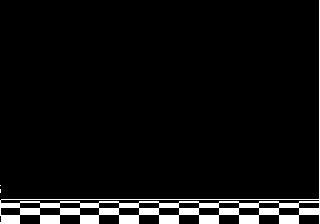

A 2D game scene composited from a Tiled map and its tileset images. What follows is a short description and the map's XML, with every tile layer's data as written:
An orthogonal 20x14 tile map with 16x16 px tiles, 1 tile layer (ShoeBox Tile Grab).

<map version="1.0" orientation="orthogonal" width="20" height="14" tilewidth="16" tileheight="16">
<tileset firstgid="1" name="introMap_bank.png" tilewidth="16" tileheight="16">
	<image source="introMap_bank.png" width="176" height="48" />
</tileset>
	<layer name="ShoeBox Tile Grab" width="20" height="14">
		<data>
			<tile gid="1" />
			<tile gid="1" />
			<tile gid="1" />
			<tile gid="1" />
			<tile gid="1" />
			<tile gid="1" />
			<tile gid="1" />
			<tile gid="1" />
			<tile gid="1" />
			<tile gid="1" />
			<tile gid="1" />
			<tile gid="1" />
			<tile gid="1" />
			<tile gid="1" />
			<tile gid="1" />
			<tile gid="1" />
			<tile gid="1" />
			<tile gid="1" />
			<tile gid="1" />
			<tile gid="2" />
			<tile gid="1" />
			<tile gid="1" />
			<tile gid="1" />
			<tile gid="1" />
			<tile gid="1" />
			<tile gid="1" />
			<tile gid="1" />
			<tile gid="1" />
			<tile gid="1" />
			<tile gid="1" />
			<tile gid="1" />
			<tile gid="1" />
			<tile gid="1" />
			<tile gid="1" />
			<tile gid="1" />
			<tile gid="1" />
			<tile gid="1" />
			<tile gid="1" />
			<tile gid="1" />
			<tile gid="2" />
			<tile gid="1" />
			<tile gid="1" />
			<tile gid="1" />
			<tile gid="1" />
			<tile gid="1" />
			<tile gid="1" />
			<tile gid="1" />
			<tile gid="1" />
			<tile gid="1" />
			<tile gid="1" />
			<tile gid="1" />
			<tile gid="1" />
			<tile gid="1" />
			<tile gid="1" />
			<tile gid="1" />
			<tile gid="1" />
			<tile gid="1" />
			<tile gid="1" />
			<tile gid="1" />
			<tile gid="2" />
			<tile gid="1" />
			<tile gid="1" />
			<tile gid="1" />
			<tile gid="1" />
			<tile gid="1" />
			<tile gid="1" />
			<tile gid="1" />
			<tile gid="1" />
			<tile gid="1" />
			<tile gid="1" />
			<tile gid="1" />
			<tile gid="1" />
			<tile gid="1" />
			<tile gid="1" />
			<tile gid="1" />
			<tile gid="1" />
			<tile gid="1" />
			<tile gid="1" />
			<tile gid="1" />
			<tile gid="2" />
			<tile gid="1" />
			<tile gid="1" />
			<tile gid="1" />
			<tile gid="1" />
			<tile gid="1" />
			<tile gid="1" />
			<tile gid="1" />
			<tile gid="1" />
			<tile gid="1" />
			<tile gid="1" />
			<tile gid="1" />
			<tile gid="1" />
			<tile gid="1" />
			<tile gid="1" />
			<tile gid="1" />
			<tile gid="1" />
			<tile gid="1" />
			<tile gid="1" />
			<tile gid="1" />
			<tile gid="2" />
			<tile gid="1" />
			<tile gid="1" />
			<tile gid="1" />
			<tile gid="1" />
			<tile gid="1" />
			<tile gid="1" />
			<tile gid="1" />
			<tile gid="1" />
			<tile gid="1" />
			<tile gid="1" />
			<tile gid="1" />
			<tile gid="1" />
			<tile gid="1" />
			<tile gid="1" />
			<tile gid="1" />
			<tile gid="1" />
			<tile gid="1" />
			<tile gid="1" />
			<tile gid="1" />
			<tile gid="2" />
			<tile gid="1" />
			<tile gid="1" />
			<tile gid="1" />
			<tile gid="1" />
			<tile gid="1" />
			<tile gid="1" />
			<tile gid="1" />
			<tile gid="1" />
			<tile gid="1" />
			<tile gid="1" />
			<tile gid="1" />
			<tile gid="1" />
			<tile gid="1" />
			<tile gid="1" />
			<tile gid="1" />
			<tile gid="1" />
			<tile gid="1" />
			<tile gid="1" />
			<tile gid="1" />
			<tile gid="2" />
			<tile gid="1" />
			<tile gid="1" />
			<tile gid="1" />
			<tile gid="1" />
			<tile gid="1" />
			<tile gid="1" />
			<tile gid="1" />
			<tile gid="1" />
			<tile gid="1" />
			<tile gid="1" />
			<tile gid="1" />
			<tile gid="1" />
			<tile gid="1" />
			<tile gid="1" />
			<tile gid="1" />
			<tile gid="1" />
			<tile gid="1" />
			<tile gid="1" />
			<tile gid="1" />
			<tile gid="2" />
			<tile gid="1" />
			<tile gid="1" />
			<tile gid="1" />
			<tile gid="1" />
			<tile gid="1" />
			<tile gid="1" />
			<tile gid="1" />
			<tile gid="1" />
			<tile gid="1" />
			<tile gid="1" />
			<tile gid="1" />
			<tile gid="1" />
			<tile gid="1" />
			<tile gid="1" />
			<tile gid="1" />
			<tile gid="1" />
			<tile gid="1" />
			<tile gid="1" />
			<tile gid="1" />
			<tile gid="2" />
			<tile gid="1" />
			<tile gid="1" />
			<tile gid="1" />
			<tile gid="1" />
			<tile gid="1" />
			<tile gid="1" />
			<tile gid="1" />
			<tile gid="1" />
			<tile gid="1" />
			<tile gid="1" />
			<tile gid="1" />
			<tile gid="1" />
			<tile gid="1" />
			<tile gid="1" />
			<tile gid="1" />
			<tile gid="1" />
			<tile gid="1" />
			<tile gid="1" />
			<tile gid="1" />
			<tile gid="2" />
			<tile gid="1" />
			<tile gid="1" />
			<tile gid="1" />
			<tile gid="1" />
			<tile gid="1" />
			<tile gid="1" />
			<tile gid="1" />
			<tile gid="1" />
			<tile gid="1" />
			<tile gid="1" />
			<tile gid="1" />
			<tile gid="1" />
			<tile gid="1" />
			<tile gid="1" />
			<tile gid="1" />
			<tile gid="1" />
			<tile gid="1" />
			<tile gid="1" />
			<tile gid="1" />
			<tile gid="2" />
			<tile gid="3" />
			<tile gid="1" />
			<tile gid="1" />
			<tile gid="1" />
			<tile gid="1" />
			<tile gid="1" />
			<tile gid="1" />
			<tile gid="1" />
			<tile gid="1" />
			<tile gid="1" />
			<tile gid="1" />
			<tile gid="1" />
			<tile gid="1" />
			<tile gid="1" />
			<tile gid="1" />
			<tile gid="1" />
			<tile gid="1" />
			<tile gid="1" />
			<tile gid="1" />
			<tile gid="2" />
			<tile gid="4" />
			<tile gid="5" />
			<tile gid="6" />
			<tile gid="7" />
			<tile gid="8" />
			<tile gid="9" />
			<tile gid="10" />
			<tile gid="11" />
			<tile gid="12" />
			<tile gid="13" />
			<tile gid="9" />
			<tile gid="10" />
			<tile gid="11" />
			<tile gid="12" />
			<tile gid="13" />
			<tile gid="9" />
			<tile gid="10" />
			<tile gid="11" />
			<tile gid="12" />
			<tile gid="14" />
			<tile gid="15" />
			<tile gid="16" />
			<tile gid="17" />
			<tile gid="18" />
			<tile gid="19" />
			<tile gid="20" />
			<tile gid="21" />
			<tile gid="22" />
			<tile gid="23" />
			<tile gid="24" />
			<tile gid="20" />
			<tile gid="21" />
			<tile gid="22" />
			<tile gid="23" />
			<tile gid="24" />
			<tile gid="20" />
			<tile gid="21" />
			<tile gid="22" />
			<tile gid="23" />
			<tile gid="25" />
		</data>
	</layer>
</map>
